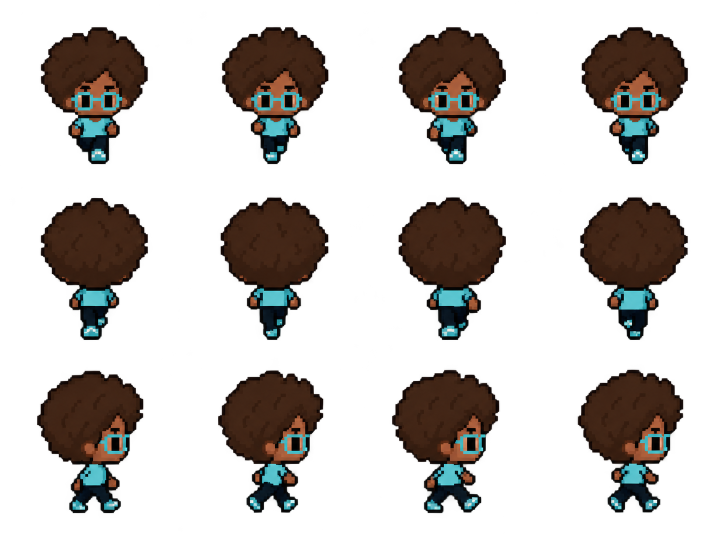
#> input picture design-proposals/design-v4/jugadora-direcciones.png, 1448 x 1086 px (shown at 1/2 size); its folder holds 3 pictures in this run
$ python preparar_diseno_v4.py
#> lines starting #> are read from the running program, lines starting #| are printed output that depends on the picture
"""Prepara los assets aprobables de diseño v4 sin alterar cajas de colisión.
Fuente PNG: design-proposals/design-v4. Salida PNG transparente en sprites/.
Conserva las hojas de personajes en 4 columnas x 3 filas.
Ejecutar desde scripts, antes de construir_juego.py.
"""
from pathlib import Path
from PIL import Image
ROOT = Path(__file__).resolve().parent.parent

def cargar(nombre):
#> called with nombre = 'jugadora-direcciones.png'
    return Image.open(ROOT / 'design-proposals/design-v4' / nombre).convert('RGBA')
#> returned value is the input picture: PIL image 1448x1086 RGBA; mean R, G, B, A 16.9, 13, 10, 70.1

def preparar_jugadora():
    im = cargar('jugadora-direcciones.png')
    w, h = im.width // 4, im.height // 3
#> w = 362; h = 362
    cells = [im.crop((c*w, r*h, (c+1)*w, (r+1)*h)) for r in range(3) for c in range(4)]
#> cells = 12 items
    # Common scale, independent centers, fixed soles: no frame-to-frame size jitter.
    bounds = [cell.getchannel('A').point(lambda a: 255 if a >= 128 else 0).getbbox() for cell in cells]
#> bounds = [(82, 55, 295, 328), (82, 55, 295, 328), (74, 55, 288, 328), (78, 54, 290, 328), (82, 34, 296, 318), (79, 33, 295, 318), (73, 33, 288, 318), (75, 33, 289, 318), (74, 18, 287, 302), (74, 17, 284, 301), (60, 16, 274, 302), (70, 16, 280, 301)]
    scale = 50 / max(b[3]-b[1] for b in bounds)
#> scale = 0.175
    out = Image.new('RGBA', (224, 168))
#> out: PIL image 224x168 RGBA; every value is 0
    for i, (cell, b) in enumerate(zip(cells, bounds)):
        sprite = cell.crop(b)
        sprite = sprite.resize((round(sprite.width*scale), round(sprite.height*scale)), Image.Resampling.NEAREST)
        sprite.putalpha(sprite.getchannel('A').point(lambda a: 255 if a >= 128 else 0))
        out.alpha_composite(sprite, ((i%4)*56+(56-sprite.width)//2, (i//4)*56+55-sprite.height))
#> this loop made 12 passes
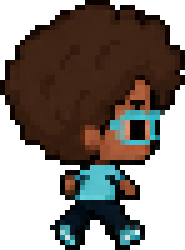
#> sprite: PIL image 37x50 RGBA (shown 5 times larger); mean R, G, B, A 37.4, 29, 22.5, 157.7; transparent parts drawn white
    out.quantize(colors=96, method=Image.Quantize.FASTOCTREE, dither=Image.Dither.NONE).save(ROOT/'sprites/chibi_jugadora_direcciones.png', optimize=True)
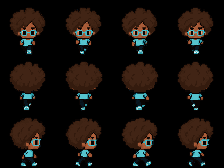
#> saved as chibi_jugadora_direcciones.png: PIL image 224x168 P; mean R, G, B 20.7, 15.8, 12.1

def preparar_oficina():
    im = cargar('oficina-atlas.png')
#> call 2 of cargar, with nombre = 'oficina-atlas.png'
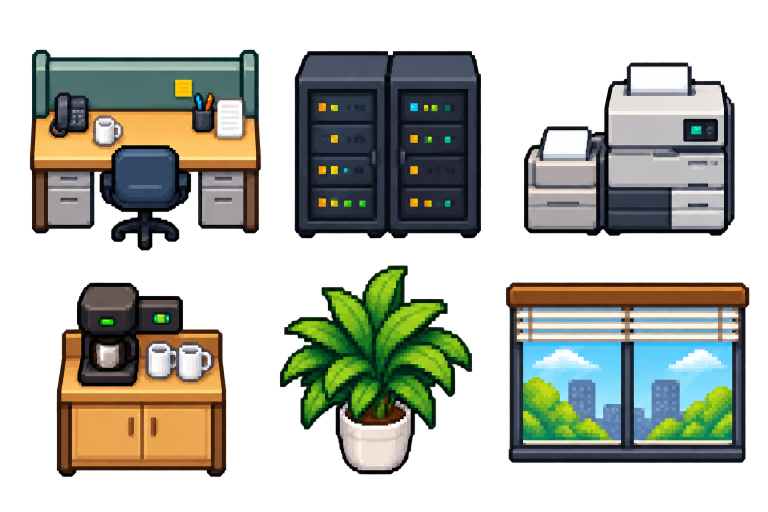
#> input picture design-proposals/design-v4/oficina-atlas.png, 1536 x 1024 px (shown at 1/2 size)
#> in cargar, returned value is the input picture: PIL image 1536x1024 RGBA; mean R, G, B, A 71.2, 74, 61.1, 125.2
    w, h = im.width//3, im.height//2
#> w = 512; h = 512
    out = Image.new('RGBA', (576,384))
#> out: PIL image 576x384 RGBA; every value is 0
    for i in range(6):
        cell = im.crop(((i%3)*w,(i//3)*h,(i%3+1)*w,(i//3+1)*h))
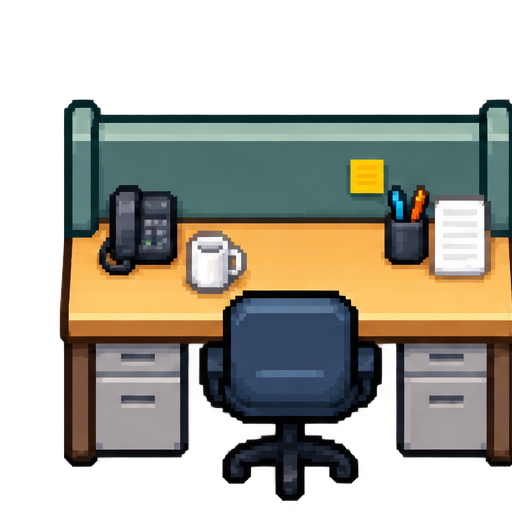
#> cell: PIL image 512x512 RGBA; mean R, G, B, A 84, 85, 72.4, 145.2; transparent parts drawn white
        if i == 4: cell = cargar('planta-referencia.png')
        b = cell.getchannel('A').point(lambda a: 255 if a >= 200 else 0).getbbox()
#> b = (60, 100, 512, 500)
        if not b: raise ValueError('Celda vacía: '+str(i))
        sprite = cell.crop(b).resize((188,188), Image.Resampling.NEAREST)
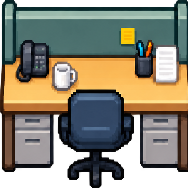
#> sprite: PIL image 188x188 RGBA; mean R, G, B, A 104, 101.3, 86.1, 210; transparent parts drawn white
        sprite.putalpha(sprite.getchannel('A').point(lambda a: 255 if a >= 200 else 0))
        out.alpha_composite(sprite, ((i%3)*192+2,(i//3)*192+2))
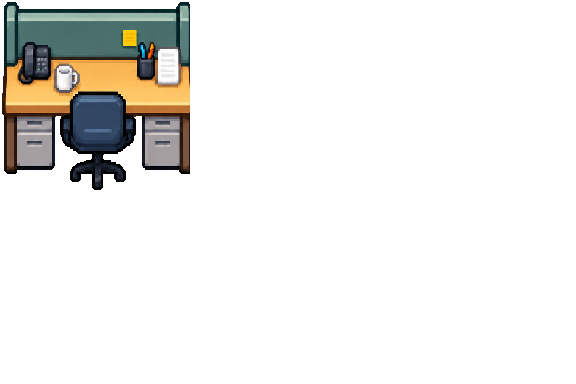
#> out: PIL image 576x384 RGBA; mean R, G, B, A 15.5, 14.9, 12.5, 33.7; transparent parts drawn white
    out.quantize(colors=256, method=Image.Quantize.FASTOCTREE, dither=Image.Dither.NONE).save(ROOT/'sprites/oficina_detallada.png', optimize=True)
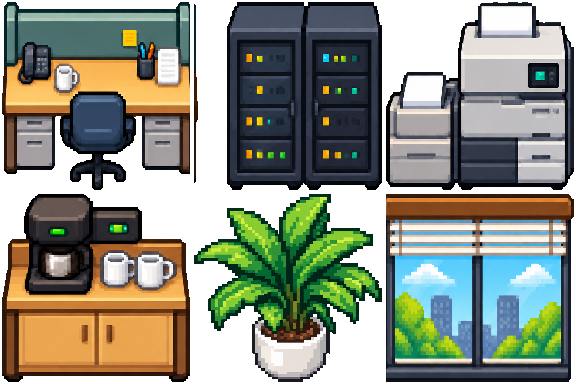
#> out: PIL image 576x384 RGBA; mean R, G, B, A 83.9, 87.9, 73.9, 196.3; transparent parts drawn white

if __name__ == '__main__':
    preparar_jugadora()
    preparar_oficina()
    print('Assets v4 preparados')
